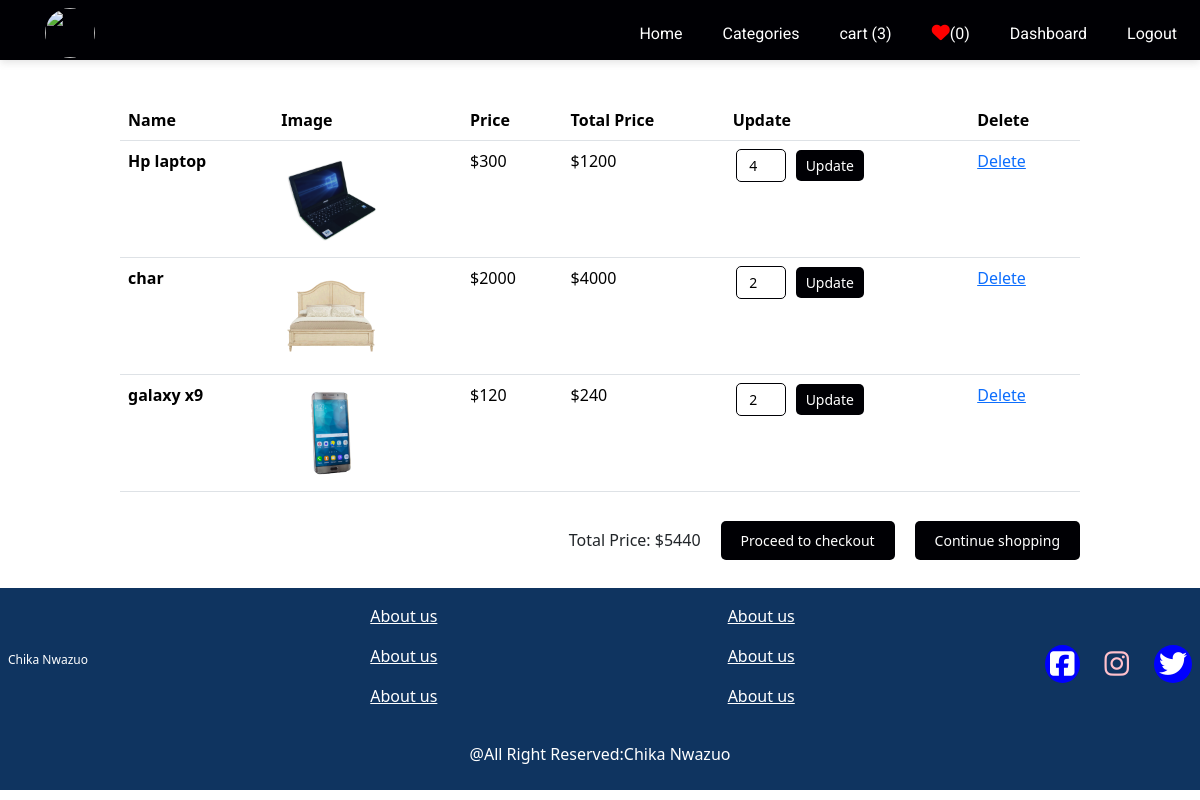
Page /mycart/ (signed in) on the committed database.
### adminapp/models.py (models this page shows, shortened)
class Cart(models.Model):
      product_id=models.ForeignKey(Product,related_name='product',on_delete=models.CASCADE)
      tottalprice=models.PositiveIntegerField()
      qty=models.IntegerField(default=1)
      users=models.ForeignKey(User,related_name='users', on_delete=models.CASCADE)

class Product(models.Model):
      name=models.CharField(max_length=255)
      price=models.PositiveIntegerField()
      bought_price=models.PositiveIntegerField(null=True,blank=True)
      category=models.ForeignKey(Subcategory,related_name='category',on_delete=models.CASCADE)
      keywords=models.TextField()
      description=models.TextField()
      image=models.ImageField(upload_to='image')
      views=models.IntegerField(default=0)

### commapp/views.py (the view)
# urls.py: path('mycart/',views.mycart.as_view(),name="mycart"),
class mycart(View):
    def get(self,request):
        if request.user.is_authenticated:
            user=request.user
            mycart=Cart.objects.filter(users=user)
            total=mycart.aggregate(tottalprice=Sum('tottalprice'))['tottalprice'] or 0
            context={'mycart':mycart,'total':total}
            return render(request,'pages/mycart.html',context)
        else:
            return redirect('authapp:login')

### adminapp/analaystics.py (called while the page is built)
def analaytics(request):
    number_of_p= Product.objects.count()
    users=User.objects.count()
    product_selling_total= Product.objects.aggregate(price=Sum('price'))['price'] or 0
    product_bought_total= Product.objects.aggregate(bought_price=Sum('bought_price'))['bought_price'] or 0
    total_order= PaymentRecord.objects.aggregate(total_amount=Sum('total_amount'))['total_amount'] or 0
    profit=product_bought_total - product_selling_total
    return{'number_of_p':number_of_p,'users':users,"product_selling_total":product_selling_total,"profit":profit,'product_bought_total':product_bought_total}

### commapp/context_processors.py (called while the page is built)
def category(request):
	category=Category.objects.all()
	categorytopbar=Category.objects.filter(categories__isnull=False).distinct()
	subcategory=Subcategory.objects.all()
	if request.user.is_authenticated:
		getwishlist=Wishlist.objects.filter(user=request.user).count()
		countcart=Cart.objects.filter(users=request.user).count()
	else:
		getwishlist=0
		countcart=0
	return{'category':category,'subcategory':subcategory,'categorytopbar':categorytopbar,'getwishlist':getwishlist,'countcart':countcart}

### commapp/templates/pages/mycart.html (shortened to what this page needs)
{% extends 'layout/based.html' %}
{% block content %}
<div class="mywishlistpage">
	<div class="wishlistitems">
		{% if mycart %}
			<table class="table">
  <thead>
    <tr>
      <th scope="col">Name</th>
      <th scope="col">Image</th>
      <th scope="col">Price</th>
       <th scope="col">Total Price</th>
      <th scope="col" >Update</th>
      <th scope="col">Delete</th>
    </tr>
  </thead>
  <tbody>
   {% for cart in mycart %}
    <tr>
      <th scope="row">{{cart.product_id.name}}</th>
      <td><img height="100" width="100" src="{{cart.product_id.image.url}}" alt="{{cart.product_id.name}}"></td>
      <td>${{cart.product_id.price}}</td>
      <td>${{cart.tottalprice}}</td>
      <td>
     <form action="{% url 'commapp:updatecart' cart.id %}" class="updatecartform" method="POST">
					<input type="number" name="qty" value="{{cart.qty}}">
					<button type="submit">Update</button>
				</form>
     </td>
       <td><a href="{% url 'commapp:deletecart' cart.id %}">Delete</a></td>
    </tr>
    {% endfor %}
  </tbody>
</table>
		<div class="checkout_total_div">
			<p>Total Price: ${{total}}</p>
		<p><a href="{% url 'commapp:checkout'%}">Proceed to checkout</a></p>
		<p><a href="/">Continue shopping</a></p>
		</div>
		{% else %}
<p><a href="/">Your cart is empty</a></p>
		{% endif %}
	</div>
</div>
{% endblock  %}

### commapp/static/css/navbar.css (style rules this page uses)
* { padding: 0; margin: 0; }
body { font-family: 'Roboto', sans-serif; }
:root { --primary-color: #000004;; --font-family: 'Roboto', sans-serif; }

### commapp/static/css/forms.css (style rules this page uses)
:root { --primary-color: #EB556E; --font-family: 'Roboto', sans-serif; }
form { display: flex; flex-direction: column; padding: 10px; max-width: 400px; margin: 10px auto; }
::placeholder { color: #ccc; }
form>input,select { padding: 10px; outline: none; margin-bottom: 10px; }
form>button { padding: 10px; border: none; margin-bottom: 10px; color: white; font-size: 18px; font-weight: 500; background-color: var(--primary-color); cursor: pointer; }

### commapp/static/css/product.css (style rules this page uses)
:root { --primary-color: #000004;; --font-family: 'Roboto', sans-serif; }
body { font-family: 'Franklin Gothic Medium', 'Arial Narrow', Arial, sans-serif; }
.mywishlistpage { max-width: 80vw; margin: 20px auto; }
.wishlistitems { display: flex; justify-content: space-around; flex-direction: column; }
.checkout_total_div { display: flex; align-items: center; gap:20px; justify-content: flex-end; margin-top: 20px; }
.checkout_total_div>p { font-size: 16px; font-weight: 500; }
.checkout_total_div>p a { background-color: var(--primary-color); padding: 10px 20px; color: white; text-decoration: none; border-radius: 5px; font-size: 14px; }
.updatecartform { align-items: center; gap: 10px; margin: 0px auto !important; padding: 0px 3px !important; flex-direction: row !important; width: 100% !important; flex: content !important; }
.updatecartform input { width: 50px; padding: 5px; text-align: center; border: 1px solid var(--primary-color); border-radius: 5px; font-size: 14px; }
.updatecartform button { background-color: var(--primary-color); color: white; border: none; padding: 5px 10px; border-radius: 5px; cursor: pointer; font-size: 14px; }

### commapp/static/css/admincss.css (style rules this page uses)
body { font-family: 'Franklin Gothic Medium', 'Arial Narrow', Arial, sans-serif; background-color: #aeb2b6; }

### rows in the picture
Cart: product_id.name "Hp laptop", product_id.image (picture), product_id.price "300", tottalprice "1200", qty "4"
Cart: product_id.name "char", product_id.image (picture), product_id.price "2000", tottalprice "4000", qty "2"
Cart: product_id.name "galaxy x9", product_id.image (picture), product_id.price "120", tottalprice "240", qty "2"

### other values in the picture
{{ countcart }} "3"
{{ getwishlist }} "0"
{{ total }} "5440"
